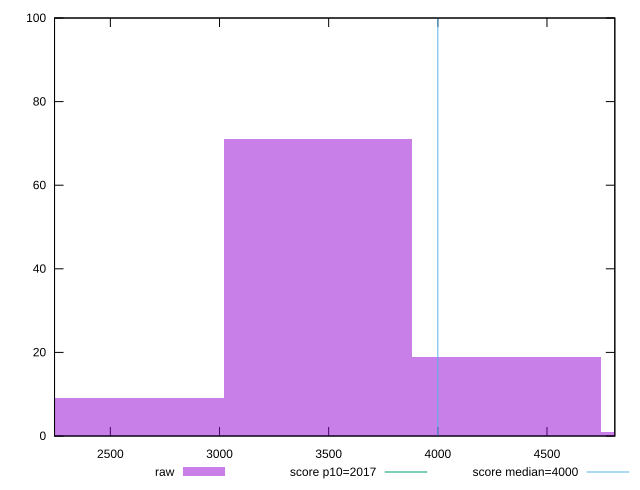

Write gnuplot code to recreate this figure.
reset

$raw <<EOF
2588.895570206052 9
3451.860760274736 71
4314.82595034342 19
5177.791140412104 1
EOF

set key outside below
set boxwidth 862.965190068684
set xrange [2244.251999999993:4810.735999999992]
set yrange [0:100]
set trange [0:100]
set style fill transparent solid 0.5 noborder

set parametric
set terminal svg size 640, 490 enhanced background rgb 'white'
set output "reports/report_00027_2021-02-24T12-40-31.850Z/mainthread-work-breakdown/samples/music/raw/histogram.svg"

plot $raw title "raw" with boxes, \
     2017,t title "score p10=2017", \
     4000,t title "score median=4000"

reset
